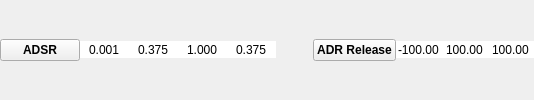
       <widget class="QWidget" name="adsr_wid" native="true">
        <property name="enabled">
         <bool>true</bool>
        </property>
        <property name="font">
         <font/>
        </property>
        <property name="styleSheet">
         <string notr="true"/>
        </property>
        <layout class="QHBoxLayout" name="horizontalLayout_6">
         <property name="spacing">
          <number>0</number>
         </property>
         <property name="leftMargin">
          <number>0</number>
         </property>
         <property name="topMargin">
          <number>0</number>
         </property>
         <property name="rightMargin">
          <number>0</number>
         </property>
         <property name="bottomMargin">
          <number>0</number>
         </property>
         <item>
          <widget class="QPushButton" name="ADSR_pb">
           <property name="font">
            <font>
             <weight>75</weight>
             <bold>true</bold>
            </font>
           </property>
           <property name="toolTip">
            <string>ADSR envelope (in s, except sustain)
Click for context menu</string>
           </property>
           <property name="text">
            <string>ADSR</string>
           </property>
          </widget>
         </item>
         <item>
          <widget class="QDoubleSpinBox" name="A_dsb">
           <property name="contextMenuPolicy">
            <enum>Qt::NoContextMenu</enum>
           </property>
           <property name="toolTip">
            <string>Attack in s</string>
           </property>
           <property name="frame">
            <bool>false</bool>
           </property>
           <property name="alignment">
            <set>Qt::AlignCenter</set>
           </property>
           <property name="buttonSymbols">
            <enum>QAbstractSpinBox::NoButtons</enum>
           </property>
           <property name="decimals">
            <number>3</number>
           </property>
           <property name="maximum">
            <double>100.000000000000000</double>
           </property>
           <property name="singleStep">
            <double>0.010000000000000</double>
           </property>
           <property name="value">
            <double>0.001000000000000</double>
           </property>
          </widget>
         </item>
         <item>
          <widget class="QDoubleSpinBox" name="D_dsb">
           <property name="contextMenuPolicy">
            <enum>Qt::NoContextMenu</enum>
           </property>
           <property name="toolTip">
            <string>Decay in s</string>
           </property>
           <property name="frame">
            <bool>false</bool>
           </property>
           <property name="alignment">
            <set>Qt::AlignCenter</set>
           </property>
           <property name="buttonSymbols">
            <enum>QAbstractSpinBox::NoButtons</enum>
           </property>
           <property name="decimals">
            <number>3</number>
           </property>
           <property name="maximum">
            <double>100.000000000000000</double>
           </property>
           <property name="singleStep">
            <double>0.010000000000000</double>
           </property>
           <property name="value">
            <double>0.375000000000000</double>
           </property>
          </widget>
         </item>
         <item>
          <widget class="QDoubleSpinBox" name="S_dsb">
           <property name="contextMenuPolicy">
            <enum>Qt::NoContextMenu</enum>
           </property>
           <property name="toolTip">
            <string>Sustain amplitude</string>
           </property>
           <property name="frame">
            <bool>false</bool>
           </property>
           <property name="alignment">
            <set>Qt::AlignCenter</set>
           </property>
           <property name="buttonSymbols">
            <enum>QAbstractSpinBox::NoButtons</enum>
           </property>
           <property name="decimals">
            <number>3</number>
           </property>
           <property name="maximum">
            <double>100.000000000000000</double>
           </property>
           <property name="singleStep">
            <double>0.010000000000000</double>
           </property>
           <property name="value">
            <double>1.000000000000000</double>
           </property>
          </widget>
         </item>
         <item>
          <widget class="QDoubleSpinBox" name="R_dsb">
           <property name="contextMenuPolicy">
            <enum>Qt::NoContextMenu</enum>
           </property>
           <property name="toolTip">
            <string>Release in s</string>
           </property>
           <property name="frame">
            <bool>false</bool>
           </property>
           <property name="alignment">
            <set>Qt::AlignCenter</set>
           </property>
           <property name="buttonSymbols">
            <enum>QAbstractSpinBox::NoButtons</enum>
           </property>
           <property name="decimals">
            <number>3</number>
           </property>
           <property name="maximum">
            <double>100.000000000000000</double>
           </property>
           <property name="singleStep">
            <double>0.010000000000000</double>
           </property>
           <property name="value">
            <double>0.375000000000000</double>
           </property>
          </widget>
         </item>
         <item>
          <spacer name="spacer_11">
           <property name="orientation">
            <enum>Qt::Horizontal</enum>
           </property>
           <property name="sizeType">
            <enum>QSizePolicy::Fixed</enum>
           </property>
           <property name="sizeHint" stdset="0">
            <size>
             <width>37</width>
             <height>20</height>
            </size>
           </property>
          </spacer>
         </item>
         <item>
          <widget class="QPushButton" name="ADRr_pb">
           <property name="font">
            <font>
             <weight>75</weight>
             <bold>true</bold>
            </font>
           </property>
           <property name="toolTip">
            <string>ADR Curve (-100 log, 0 lin, 100 exp)
Click for context menu</string>
           </property>
           <property name="text">
            <string>ADR Release</string>
           </property>
          </widget>
         </item>
         <item>
          <widget class="QDoubleSpinBox" name="Ar_dsb">
           <property name="contextMenuPolicy">
            <enum>Qt::NoContextMenu</enum>
           </property>
           <property name="toolTip">
            <string>Attack Curve
(-100 log, 0 lin, 100 exp)</string>
           </property>
           <property name="frame">
            <bool>false</bool>
           </property>
           <property name="alignment">
            <set>Qt::AlignCenter</set>
           </property>
           <property name="buttonSymbols">
            <enum>QAbstractSpinBox::NoButtons</enum>
           </property>
           <property name="decimals">
            <number>2</number>
           </property>
           <property name="minimum">
            <double>-100.000000000000000</double>
           </property>
           <property name="maximum">
            <double>100.000000000000000</double>
           </property>
           <property name="singleStep">
            <double>1.000000000000000</double>
           </property>
           <property name="value">
            <double>-100.000000000000000</double>
           </property>
          </widget>
         </item>
         <item>
          <widget class="QDoubleSpinBox" name="Dr_dsb">
           <property name="contextMenuPolicy">
            <enum>Qt::NoContextMenu</enum>
           </property>
           <property name="toolTip">
            <string>Decay Curve
(-100 log, 0 lin, 100 exp)</string>
           </property>
           <property name="frame">
            <bool>false</bool>
           </property>
           <property name="alignment">
            <set>Qt::AlignCenter</set>
           </property>
           <property name="buttonSymbols">
            <enum>QAbstractSpinBox::NoButtons</enum>
           </property>
           <property name="decimals">
            <number>2</number>
           </property>
           <property name="minimum">
            <double>-100.000000000000000</double>
           </property>
           <property name="maximum">
            <double>100.000000000000000</double>
           </property>
           <property name="singleStep">
            <double>1.000000000000000</double>
           </property>
           <property name="value">
            <double>100.000000000000000</double>
           </property>
          </widget>
         </item>
         <item>
          <widget class="QDoubleSpinBox" name="Rr_dsb">
           <property name="contextMenuPolicy">
            <enum>Qt::NoContextMenu</enum>
           </property>
           <property name="toolTip">
            <string>Release Curve
(-100 log, 0 lin, 100 exp)</string>
           </property>
           <property name="frame">
            <bool>false</bool>
           </property>
           <property name="alignment">
            <set>Qt::AlignCenter</set>
           </property>
           <property name="buttonSymbols">
            <enum>QAbstractSpinBox::NoButtons</enum>
           </property>
           <property name="decimals">
            <number>2</number>
           </property>
           <property name="minimum">
            <double>-100.000000000000000</double>
           </property>
           <property name="maximum">
            <double>100.000000000000000</double>
           </property>
           <property name="singleStep">
            <double>1.000000000000000</double>
           </property>
           <property name="value">
            <double>100.000000000000000</double>
           </property>
          </widget>
         </item>
        </layout>
       </widget>
